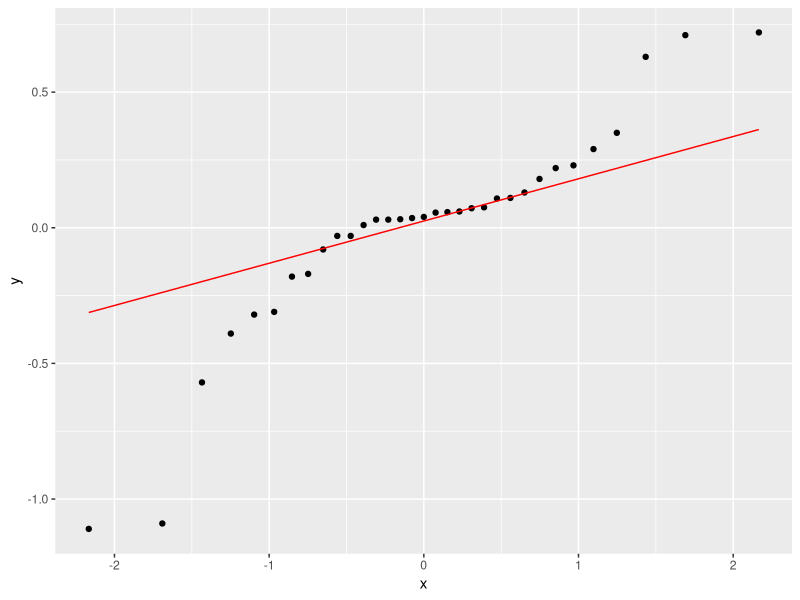

Here is the R script that generated this plot: (Note: this script raises an error after producing the figure.)
## ---- chunk 1
library(tidyverse); library(knitr); library(ggplot2); library(kableExtra); library(readxl); library(dplyr); library(flextable); library(pbkrtest); library(broom)
Resultatskjema <- read_excel("Resultatskjema.xlsx", na = "NA")
Resultatskjema.ITT <- read_excel("Resultatskjema_ITT.xlsx", na = "NA")

# analyse intention to treat TG
itt.tg <- Resultatskjema.ITT %>%
  select(id, group, sex, time, `s-triglyserider`) %>%
  mutate(time = factor(time, levels = c("pre", "post"),
                       labels = c("Pre", "Post")),
         group = factor(group, levels = c("fls", "kon"),
                        labels = c("Intervensjon", "Kontroll"))) %>% 
  pivot_wider(names_from = time,
              values_from = `s-triglyserider`) %>%
  mutate(change.tg.itt = Post - Pre) %>%
  mutate(change.tg.itt.pros = ((Post - Pre) / Pre) * 100) %>%
  group_by(group) %>%
  print()

# sjekker normalfordelingen 
ggplot(itt.tg, aes(sample = change.tg.itt)) + stat_qq() + stat_qq_line(col = "red")

# analyse av endringsscore fra pre til post mellom gruppene
itt.tg.lm <- lm(change.tg.itt ~ group, data = itt.tg)
summary(itt.tg.lm)

# cohens d
cohensD(change.tg.itt ~ group, dat = itt.tg)

# sjekker for kovariat
itt.tg.lm.co. <- lm(change.tg.itt ~ group + sex + Pre, data = itt.tg)
summary(itt.tg.lm.co.)

itt.tg.lm.co.pre <- lm(change.tg.itt ~ group + Pre, data = itt.tg)
summary(itt.tg.lm.co.pre)

itt.tg.lm.co.sex <- lm(change.tg.itt ~ group + sex, data = itt.tg)
summary(itt.tg.lm.co.sex)

# lager et datasett med gjennomsnittsverdier av endring for bruk i graf
mean.itt.tg <- itt.tg %>%
  summarise(mean.tg = mean(change.tg.itt, na.rm = TRUE),
            sd.tg = sd(change.tg.itt, na.rm = TRUE)) %>%
  print()

# lager et datasett for bruk til individuelle verdier i graf (uten dropped out)
dropout.itt.tg <- itt.tg %>%
  filter(id != "tr031 10541") %>%
  filter(id != "tr031 13404") %>%
  filter(id != "tr031 11421") %>%
  filter(id != "tr031 004") %>%
  filter(id != "tr031 008") %>%
  filter(id != "tr031 001") %>%
  filter(id != "tr031 016") %>%
  drop_na() %>%
  print()

# lager graf
figur.tg.itt <- mean.itt.tg %>%
  ggplot(aes(group, mean.tg, group = group)) + geom_boxplot(width = 0.3, fill = "white", colour = "black") + geom_errorbar(aes(ymin = mean.tg - sd.tg, ymax = mean.tg + sd.tg), width = 0.1) + theme_classic() + geom_point(data = dropout.itt.tg, aes(group, change.tg.itt), size = 2, alpha = 0.4) + labs(x = "Gruppe", y = "Endring i triglyserider (mmol/l)") + geom_hline(yintercept = 0, linetype = "solid", color = "black") + theme(axis.title = element_text(size = 11), axis.text.x = element_text(size = 10), axis.text.y = element_text(size = 10)) + ylim(-1.2, 0.8)

figur.tg.itt
## ---- chunk 2
library(tidyverse); library(knitr); library(ggplot2); library(kableExtra); library(readxl); library(dplyr); library(flextable); library(pbkrtest); library(broom)
Resultatskjema <- read_excel("Gjeldene_analyser/Resultatskjema.xlsx", na = "NA")

# analyse per protocl 1 treningsøkt per uke

# ordner et datasett for grafisk fremstilling med individuelle endringer fra pre til post i prosent og endringsscore for bruk i statistiske tester
pp.tg <- Resultatskjema %>%
  select(id, sex, group, time, `s-triglyserider`) %>%
  filter(id != "tr031 012") %>% 
  filter(id != "tr031 013") %>% 
  filter(id != "tr031 010") %>% 
  filter(id != "tr031 007") %>%
  # fjerner drop out
  filter(id != "tr031 10541") %>%
  filter(id != "tr031 13404") %>%
  filter(id != "tr031 11421") %>%
  filter(id != "tr031 004") %>%
  filter(id != "tr031 008") %>%
  filter(id != "tr031 001") %>%
  filter(id != "tr031 016") %>%
  mutate(time = factor(time, levels = c("pre", "post"),
                       labels = c("Pre", "Post")),
         group = factor(group, levels = c("fls", "kon"),
                        labels = c("Intervensjon", "Kontroll"))) %>% 
  pivot_wider(names_from = time,
              values_from = `s-triglyserider`) %>%
  mutate(change.tg.pp = Post - Pre) %>%
  mutate(change.tg.pp.pros = ((Post - Pre)/ Pre) * 100) %>%
  group_by(group) %>%
  print()

# sjekker normalfordelingen 
ggplot(pp.tg, aes(sample = change.tg.pp)) + stat_qq() + stat_qq_line(col = "red")

# analyse av endringsscore fra pre til post mellom gruppene
pp.tg.lm <- lm(change.tg.pp ~ group, data = pp.tg)
summary(pp.tg.lm)

# cohens d
cohensD(change.tg.pp ~ group, dat = pp.tg)

# sjekker for kovariat
pp.tg.lm.co <- lm(change.tg.pp ~ group + sex + Pre, data = pp.tg)
summary(pp.tg.lm.co)

pp.tg.lm.co.pre <- lm(change.tg.pp ~ group + Pre, data = pp.tg)
summary(pp.tg.lm.co.pre)

pp.tg.lm.co.sex <- lm(change.tg.pp ~ group + sex + Pre, data = pp.tg)
summary(pp.tg.lm.co.sex)

# lager et datasett med gjennomsnittsverdier av prosentvis endring for bruk i graf
mean.pp.tg <- pp.tg %>%
  summarise(mean.tg.pp = mean(change.tg.pp, na.rm = TRUE),
            sd.tg.pp = sd(change.tg.pp, na.rm = TRUE)) %>%
  print()

figur.tg.pp <- mean.pp.tg %>%
  ggplot(aes(group, mean.tg.pp, group = group)) + geom_boxplot(width = 0.3, fill = "white", colour = "black") + geom_errorbar(aes(ymin = mean.tg.pp - sd.tg.pp, ymax = mean.tg.pp + sd.tg.pp), width = 0.1) + theme_classic() + geom_point(data = pp.tg, aes(group, change.tg.pp), size = 2, alpha = 0.4) + labs(x = "Gruppe", y = "Endring i triglyserider (mmol/l)") + geom_hline(yintercept = 0, linetype = "solid", color = "black") + theme(axis.title = element_text(size = 11), axis.text.x = element_text(size = 10), axis.text.y = element_text(size = 10)) + ylim(-1.2, 0.8)

figur.tg.pp
## ---- chunk 3
library(tidyverse); library(knitr); library(ggplot2); library(kableExtra); library(readxl); library(dplyr); library(flextable); library(pbkrtest); library(broom); library(ggsignif)
Resultatskjema <- read_excel("Gjeldene_analyser/Resultatskjema.xlsx", na = "NA")

# analyse per protocl 2 treningsøkter per uke

# ordner et datasett for grafisk fremstilling med individuelle endringer fra pre til post i prosent og endringsscore for bruk i statistiske tester
ppm.tg <- Resultatskjema %>%
  select(id, sex, group, time, `s-triglyserider`) %>%
  # filtrerer ut irrelevante datapunkter
  filter(id != "tr031 012") %>% 
  filter(id != "tr031 013") %>% 
  filter(id != "tr031 010") %>% 
  filter(id != "tr031 007") %>% 
  filter(id != "tr031 002") %>% 
  filter(id != "tr031 006") %>% 
  filter(id != "tr031 009") %>% 
  filter(id != "tr031 015") %>%
  filter(id != "tr031 014") %>%
  # fjerner drop out
  filter(id != "tr031 10541") %>%
  filter(id != "tr031 13404") %>%
  filter(id != "tr031 11421") %>%
  filter(id != "tr031 004") %>%
  filter(id != "tr031 008") %>%
  filter(id != "tr031 001") %>%
  filter(id != "tr031 016") %>%
  mutate(time = factor(time, levels = c("pre", "post"),
                       labels = c("Pre", "Post")),
         group = factor(group, levels = c("fls", "kon"),
                        labels = c("Intervensjon", "Kontroll"))) %>% 
  pivot_wider(names_from = time,
              values_from = `s-triglyserider`) %>%
  mutate(change.tg.ppm = Post - Pre) %>%
  mutate(change.tg.pros.ppm = ((Post - Pre)/ Pre) * 100) %>%
  group_by(group) %>%
  print()

# sjekker normalfordelingen 
ggplot(ppm.tg, aes(sample = change.tg.ppm)) + stat_qq() + stat_qq_line(col = "red")

# analyse av endringsscore fra pre til post mellom gruppene
ppm.tg.lm <- lm(change.tg.ppm ~ group, data = ppm.tg)
summary(ppm.tg.lm)

# cohens d
cohensD(change.tg.ppm ~ group, dat = ppm.tg)

# sjekker for kovariat
ppm.tg.lm.co <- lm(change.tg.ppm ~ group + sex + Pre, data = ppm.tg)
summary(ppm.tg.lm.co)

ppm.tg.lm.co.pre <- lm(change.tg.ppm ~ group + Pre, data = ppm.tg)
summary(ppm.tg.lm.co.pre)

ppm.tg.lm.co.sex <- lm(change.tg.ppm ~ group + sex + Pre, data = ppm.tg)
summary(ppm.tg.lm.co.sex)

# lager et datasett med gjennomsnittsverdier av prosentvis endring for bruk i graf
mean.ppm.tg <- ppm.tg %>%
  summarise(mean.tg.ppm = mean(change.tg.ppm, na.rm = TRUE),
            sd.tg.ppm = sd(change.tg.ppm, na.rm = TRUE)) %>%
  print()

figur.tg.ppm <- mean.ppm.tg %>%
  ggplot(aes(group, mean.tg.ppm, group = group)) + geom_boxplot(width = 0.3, fill = "white", colour = "black") + geom_errorbar(aes(ymin = mean.tg.ppm - sd.tg.ppm, ymax = mean.tg.ppm + sd.tg.ppm), width = 0.1) + theme_classic() + geom_point(data = ppm.tg, aes(group, change.tg.ppm), size = 2, alpha = 0.4) + labs(x = "Gruppe", y = "Endring i triglyserider (mmol/l)") + geom_hline(yintercept = 0, linetype = "solid", color = "black") + theme(axis.title = element_text(size = 11), axis.text.x = element_text(size = 10), axis.text.y = element_text(size = 10)) + ylim(-1.2, 0.8)

figur.tg.ppm
## ---- chunk 4
library(tidyverse); library(knitr); library(ggplot2); library(kableExtra); library(readxl); library(dplyr); library(flextable); library(pbkrtest); library(broom)
Resultatskjema <- read_excel("Gjeldene_analyser/Resultatskjema.xlsx", na = "NA")
Resultatskjema.ITT <- read_excel("Gjeldene_analyser/Resultatskjema_ITT.xlsx", na = "NA")

# analyse intention to treat HDL
itt.hdl <- Resultatskjema.ITT %>%
  select(id, group, sex, time, `s-hdl`) %>%
  mutate(time = factor(time, levels = c("pre", "post"),
                       labels = c("Pre", "Post")),
         group = factor(group, levels = c("fls", "kon"),
                        labels = c("Intervensjon", "Kontroll"))) %>% 
  pivot_wider(names_from = time,
              values_from = `s-hdl`) %>%
  mutate(change.hdl.itt = Post - Pre) %>%
  mutate(change.hdl.itt.pros = ((Post - Pre) / Pre) * 100) %>%
  group_by(group) %>%
  print()

# sjekker normalfordelingen 
ggplot(itt.hdl, aes(sample = change.hdl.itt)) + stat_qq() + stat_qq_line(col = "red")

# analyse av endringsscore fra pre til post mellom gruppene
itt.hdl.lm <- lm(change.hdl.itt ~ group, data = itt.hdl)
summary(itt.hdl.lm)

# cohens d
cohensD(change.hdl.itt ~ group, dat = itt.hdl)

# sjekker for kovariat
itt.hdl.lm.co. <- lm(change.hdl.itt ~ group + sex + Pre, data = itt.hdl)
summary(itt.hdl.lm.co.)

itt.hdl.lm.co.pre <- lm(change.hdl.itt ~ group + Pre, data = itt.hdl)
summary(itt.hdl.lm.co.pre)

itt.hdl.lm.co.sex <- lm(change.hdl.itt ~ group + sex, data = itt.hdl)
summary(itt.hdl.lm.co.sex)

# lager et datasett med gjennomsnittsverdier av endring for bruk i graf
mean.itt.hdl <- itt.hdl %>%
  summarise(mean.hdl = mean(change.hdl.itt, na.rm = TRUE),
            sd.hdl = sd(change.hdl.itt, na.rm = TRUE)) %>%
  print()

# lager et datasett for bruk til individuelle verdier i graf (uten dropped out)
dropout.itt.hdl <- itt.hdl %>%
  filter(id != "tr031 10541") %>%
  filter(id != "tr031 13404") %>%
  filter(id != "tr031 11421") %>%
  filter(id != "tr031 004") %>%
  filter(id != "tr031 008") %>%
  filter(id != "tr031 001") %>%
  filter(id != "tr031 016") %>%
  drop_na() %>%
  print()

# lager graf
figur.hdl.itt <- mean.itt.hdl %>%
  ggplot(aes(group, mean.hdl, group = group)) + geom_boxplot(width = 0.3, fill = "white", colour = "black") + geom_errorbar(aes(ymin = mean.hdl - sd.hdl, ymax = mean.hdl + sd.hdl), width = 0.1) + theme_classic() + geom_point(data = dropout.itt.hdl, aes(group, change.hdl.itt), size = 2, alpha = 0.4) + labs(x = "Gruppe", y = "Endring i HDL-kolesterol (mmol/l)") + geom_hline(yintercept = 0, linetype = "solid", color = "black") + theme(axis.title = element_text(size = 11), axis.text.x = element_text(size = 10), axis.text.y = element_text(size = 10)) + ylim(-0.45, 0.4)

figur.hdl.itt
## ---- chunk 5
library(tidyverse); library(knitr); library(ggplot2); library(kableExtra); library(readxl); library(dplyr); library(flextable); library(pbkrtest); library(broom)
Resultatskjema <- read_excel("Gjeldene_analyser/Resultatskjema.xlsx", na = "NA")

# analyse per protocl 1 treningsøkt per uke

# ordner et datasett for grafisk fremstilling med individuelle endringer fra pre til post i prosent og endringsscore for bruk i statistiske tester
pp.hdl <- Resultatskjema %>%
  select(id, group, sex, time, `s-hdl`) %>%
  filter(id != "tr031 012") %>% 
  filter(id != "tr031 013") %>% 
  filter(id != "tr031 010") %>% 
  filter(id != "tr031 007") %>%
  # fjerner drop out
  filter(id != "tr031 10541") %>%
  filter(id != "tr031 13404") %>%
  filter(id != "tr031 11421") %>%
  filter(id != "tr031 004") %>%
  filter(id != "tr031 008") %>%
  filter(id != "tr031 001") %>%
  filter(id != "tr031 016") %>%
  mutate(time = factor(time, levels = c("pre", "post"),
                       labels = c("Pre", "Post")),
         group = factor(group, levels = c("fls", "kon"),
                        labels = c("Intervensjon", "Kontroll"))) %>% 
  pivot_wider(names_from = time,
              values_from = `s-hdl`) %>%
  mutate(change.hdl.pp = Post - Pre) %>%
  mutate(change.hdl.pp.pros = ((Post - Pre)/ Pre) * 100) %>%
  group_by(group) %>%
  print()

# sjekker normalfordelingen 
ggplot(pp.hdl, aes(sample = change.hdl.pp)) + stat_qq() + stat_qq_line(col = "red")

# analyse av endringsscore fra pre til post mellom gruppene
pp.hdl.lm <- lm(change.hdl.pp ~ group, data = pp.hdl)
summary(pp.hdl.lm)

# cohens d
cohensD(change.hdl.pp ~ group, dat = pp.hdl)

# sjekker for kovariat
pp.hdl.lm.co <- lm(change.hdl.pp ~ group + sex + Pre, data = pp.hdl)
summary(pp.hdl.lm.co)

pp.hdl.lm.co.pre <- lm(change.hdl.pp ~ group + Pre, data = pp.hdl)
summary(pp.hdl.lm.co.pre)

pp.hdl.lm.co.sex <- lm(change.hdl.pp ~ group + sex + Pre, data = pp.hdl)
summary(pp.hdl.lm.co.sex)

# lager et datasett med gjennomsnittsverdier av prosentvis endring for bruk i graf
mean.pp.hdl <- pp.hdl %>%
  summarise(mean.hdl.pp = mean(change.hdl.pp, na.rm = TRUE),
            sd.hdl.pp = sd(change.hdl.pp, na.rm = TRUE)) %>%
  print()

figur.hdl.pp <- mean.pp.hdl %>%
  ggplot(aes(group, mean.hdl.pp, group = group)) + geom_boxplot(width = 0.3, fill = "white", colour = "black") + geom_errorbar(aes(ymin = mean.hdl.pp - sd.hdl.pp, ymax = mean.hdl.pp + sd.hdl.pp), width = 0.1) + theme_classic() + geom_point(data = pp.hdl, aes(group, change.hdl.pp), size = 2, alpha = 0.4) + labs(x = "Gruppe", y = "Endring i HDL-kolesterol (mmol/l)") + geom_hline(yintercept = 0, linetype = "solid", color = "black") + theme(axis.title = element_text(size = 11), axis.text.x = element_text(size = 10), axis.text.y = element_text(size = 10)) + ylim(-0.45, 0.4)

figur.hdl.pp
## ---- chunk 6
library(tidyverse); library(knitr); library(ggplot2); library(kableExtra); library(readxl); library(dplyr); library(flextable); library(pbkrtest); library(broom); library(ggsignif)
Resultatskjema <- read_excel("Gjeldene_analyser/Resultatskjema.xlsx", na = "NA")

# analyse per protocl 2 treningsøkter per uke

# ordner et datasett for grafisk fremstilling med individuelle endringer fra pre til post i prosent og endringsscore for bruk i statistiske tester
ppm.hdl <- Resultatskjema %>%
  select(id, group, sex, time, `s-hdl`) %>%
  # filtrerer ut irrelevante datapunkter
  filter(id != "tr031 012") %>% 
  filter(id != "tr031 013") %>% 
  filter(id != "tr031 010") %>% 
  filter(id != "tr031 007") %>% 
  filter(id != "tr031 002") %>% 
  filter(id != "tr031 006") %>% 
  filter(id != "tr031 009") %>% 
  filter(id != "tr031 015") %>%
  filter(id != "tr031 014") %>%
  # fjerner drop out
  filter(id != "tr031 10541") %>%
  filter(id != "tr031 13404") %>%
  filter(id != "tr031 11421") %>%
  filter(id != "tr031 004") %>%
  filter(id != "tr031 008") %>%
  filter(id != "tr031 001") %>%
  filter(id != "tr031 016") %>%
  mutate(time = factor(time, levels = c("pre", "post"),
                       labels = c("Pre", "Post")),
         group = factor(group, levels = c("fls", "kon"),
                        labels = c("Intervensjon", "Kontroll"))) %>% 
  pivot_wider(names_from = time,
              values_from = `s-hdl`) %>%
  mutate(change.hdl.ppm = Post - Pre) %>%
  mutate(change.hdl.pros.ppm = ((Post - Pre)/ Pre) * 100) %>%
  group_by(group) %>%
  drop_na() %>%
  print()

# sjekker normalfordelingen 
ggplot(ppm.hdl, aes(sample = change.hdl.ppm)) + stat_qq() + stat_qq_line(col = "red")

# analyse av endringsscore fra pre til post mellom gruppene
ppm.hdl.lm <- lm(change.hdl.ppm ~ group, data = ppm.hdl)
summary(ppm.hdl.lm)

# cohens d
cohensD(change.hdl.ppm ~ group, dat = ppm.hdl)

# sjekker for kovariat
ppm.hdl.lm.co <- lm(change.hdl.ppm ~ group + sex + Pre, data = ppm.hdl)
summary(ppm.hdl.lm.co)

ppm.hdl.lm.co.pre <- lm(change.hdl.ppm ~ group + Pre, data = ppm.hdl)
summary(ppm.hdl.lm.co.pre)

ppm.hdl.lm.co.sex <- lm(change.hdl.ppm ~ group + sex + Pre, data = ppm.hdl)
summary(ppm.hdl.lm.co.sex)

# lager et datasett med gjennomsnittsverdier av prosentvis endring for bruk i graf
mean.ppm.hdl <- ppm.hdl %>%
  summarise(mean.hdl.ppm = mean(change.hdl.ppm, na.rm = TRUE),
            sd.hdl.ppm = sd(change.hdl.ppm, na.rm = TRUE)) %>%
  print()

figur.hdl.ppm <- mean.ppm.hdl %>%
  ggplot(aes(group, mean.hdl.ppm, group = group)) + geom_boxplot(width = 0.3, fill = "white", colour = "black") + geom_errorbar(aes(ymin = mean.hdl.ppm - sd.hdl.ppm, ymax = mean.hdl.ppm + sd.hdl.ppm), width = 0.1) + theme_classic() + geom_point(data = ppm.hdl, aes(group, change.hdl.ppm), size = 2, alpha = 0.4) + labs(x = "Gruppe", y = "Endring i HDL-koleserol (mmol/l)") + geom_hline(yintercept = 0, linetype = "solid", color = "black") + theme(axis.title = element_text(size = 11), axis.text.x = element_text(size = 10), axis.text.y = element_text(size = 10)) + ylim(-0.45, 0.4)

figur.hdl.ppm
## ---- chunk 7
library(tidyverse); library(knitr); library(ggplot2); library(kableExtra); library(readxl); library(dplyr); library(flextable); library(pbkrtest); library(broom)
Resultatskjema <- read_excel("Gjeldene_analyser/Resultatskjema.xlsx", na = "NA")
Resultatskjema.ITT <- read_excel("Gjeldene_analyser/Resultatskjema_ITT.xlsx", na = "NA")

# analyse intention to treat HDL
itt.ldl <- Resultatskjema.ITT %>%
  select(id, group, sex, time, `s-ldl`) %>%
  mutate(time = factor(time, levels = c("pre", "post"),
                       labels = c("Pre", "Post")),
         group = factor(group, levels = c("fls", "kon"),
                        labels = c("Intervensjon", "Kontroll"))) %>% 
  pivot_wider(names_from = time,
              values_from = `s-ldl`) %>%
  mutate(change.ldl.itt = Post - Pre) %>%
  mutate(change.ldl.itt.pros = ((Post - Pre) / Pre) * 100) %>%
  group_by(group) %>%
  print()

# sjekker normalfordelingen 
ggplot(itt.ldl, aes(sample = change.ldl.itt)) + stat_qq() + stat_qq_line(col = "red")

# analyse av endringsscore fra pre til post mellom gruppene
itt.ldl.lm <- lm(change.ldl.itt ~ group, data = itt.ldl)
summary(itt.ldl.lm)

# cohens d
cohensD(change.ldl.itt ~ group, dat = itt.ldl)

# sjekker for kovariat
itt.ldl.lm.co. <- lm(change.ldl.itt ~ group + sex + Pre, data = itt.ldl)
summary(itt.ldl.lm.co.)

itt.ldl.lm.co.pre <- lm(change.ldl.itt ~ group + Pre, data = itt.ldl)
summary(itt.ldl.lm.co.pre)

itt.ldl.lm.co.sex <- lm(change.ldl.itt ~ group + sex, data = itt.ldl)
summary(itt.ldl.lm.co.sex)

# lager et datasett med gjennomsnittsverdier av endring for bruk i graf
mean.itt.ldl <- itt.ldl %>%
  summarise(mean.ldl = mean(change.ldl.itt, na.rm = TRUE),
            sd.ldl = sd(change.ldl.itt, na.rm = TRUE)) %>%
  print()

# lager et datasett for bruk til individuelle verdier i graf (uten dropped out)
dropout.itt.ldl <- itt.ldl %>%
  filter(id != "tr031 10541") %>%
  filter(id != "tr031 13404") %>%
  filter(id != "tr031 11421") %>%
  filter(id != "tr031 004") %>%
  filter(id != "tr031 008") %>%
  filter(id != "tr031 001") %>%
  filter(id != "tr031 016") %>%
  drop_na() %>%
  print()

# lager graf
figur.ldl.itt <- mean.itt.ldl %>%
  ggplot(aes(group, mean.ldl, group = group)) + geom_boxplot(width = 0.3, fill = "white", colour = "black") + geom_errorbar(aes(ymin = mean.ldl - sd.ldl, ymax = mean.ldl + sd.ldl), width = 0.1) + theme_classic() + geom_point(data = dropout.itt.ldl, aes(group, change.ldl.itt), size = 2, alpha = 0.4) + labs(x = "Gruppe", y = "Endring i LDL-kolesterol (mmol/l)") + geom_hline(yintercept = 0, linetype = "solid", color = "black") + theme(axis.title = element_text(size = 11), axis.text.x = element_text(size = 10), axis.text.y = element_text(size = 10)) + ylim(-0.5, 2)

figur.ldl.itt
## ---- chunk 8
library(tidyverse); library(knitr); library(ggplot2); library(kableExtra); library(readxl); library(dplyr); library(flextable); library(pbkrtest); library(broom)
Resultatskjema <- read_excel("Resultatskjema.xlsx")

# analyse per protocl 1 treningsøkt per uke

# ordner et datasett for grafisk fremstilling med individuelle endringer fra pre til post i prosent og endringsscore for bruk i statistiske tester
pp.ldl <- Resultatskjema %>%
  select(id, group, sex, time, `s-ldl`) %>%
  filter(id != "tr031 012") %>% 
  filter(id != "tr031 013") %>% 
  filter(id != "tr031 010") %>% 
  filter(id != "tr031 007") %>%
  # fjerner drop out
  filter(id != "tr031 10541") %>%
  filter(id != "tr031 13404") %>%
  filter(id != "tr031 11421") %>%
  filter(id != "tr031 004") %>%
  filter(id != "tr031 008") %>%
  filter(id != "tr031 001") %>%
  filter(id != "tr031 016") %>%
  mutate(time = factor(time, levels = c("pre", "post"),
                       labels = c("Pre", "Post")),
         group = factor(group, levels = c("fls", "kon"),
                        labels = c("Intervensjon", "Kontroll"))) %>% 
  pivot_wider(names_from = time,
              values_from = `s-ldl`) %>%
  mutate(change.ldl.pp = Post - Pre) %>%
  mutate(change.ldl.pp.pros = ((Post - Pre)/ Pre) * 100) %>%
  group_by(group) %>%
  print()

# sjekker normalfordelingen 
ggplot(pp.ldl, aes(sample = change.ldl.pp)) + stat_qq() + stat_qq_line(col = "red")

# analyse av endringsscore fra pre til post mellom gruppene
pp.ldl.lm <- lm(change.ldl.pp ~ group, data = pp.ldl)
summary(pp.ldl.lm)

# cohens d
cohensD(change.ldl.pp ~ group, dat = pp.ldl)

# sjekker for kovariat
pp.ldl.lm.co <- lm(change.ldl.pp ~ group + sex + Pre, data = pp.ldl)
summary(pp.ldl.lm.co)

pp.ldl.lm.co.pre <- lm(change.ldl.pp ~ group + Pre, data = pp.ldl)
summary(pp.ldl.lm.co.pre)

pp.ldl.lm.co.sex <- lm(change.ldl.pp ~ group + sex + Pre, data = pp.ldl)
summary(pp.ldl.lm.co.sex)

# lager et datasett med gjennomsnittsverdier av prosentvis endring for bruk i graf
mean.pp.ldl <- pp.ldl %>%
  summarise(mean.ldl.pp = mean(change.ldl.pp, na.rm = TRUE),
            sd.ldl.pp = sd(change.ldl.pp, na.rm = TRUE)) %>%
  print()

figur.ldl.pp <- mean.pp.ldl %>%
  ggplot(aes(group, mean.ldl.pp, group = group)) + geom_boxplot(width = 0.3, fill = "white", colour = "black") + geom_errorbar(aes(ymin = mean.ldl.pp - sd.ldl.pp, ymax = mean.ldl.pp + sd.ldl.pp), width = 0.1) + theme_classic() + geom_point(data = pp.ldl, aes(group, change.ldl.pp), size = 2, alpha = 0.4) + labs(x = "Gruppe", y = "Endring i LDL-kolesterol (mmol/l)") + geom_hline(yintercept = 0, linetype = "solid", color = "black") + theme(axis.title = element_text(size = 11), axis.text.x = element_text(size = 10), axis.text.y = element_text(size = 10)) + ylim(-0.5, 2)

figur.ldl.pp
## ---- chunk 9
library(tidyverse); library(knitr); library(ggplot2); library(kableExtra); library(readxl); library(dplyr); library(flextable); library(pbkrtest); library(broom); library(ggsignif)
Resultatskjema <- read_excel("Gjeldene_analyser/Resultatskjema.xlsx", na = "NA")

# analyse per protocl 2 treningsøkter per uke

# ordner et datasett for grafisk fremstilling med individuelle endringer fra pre til post i prosent og endringsscore for bruk i statistiske tester
ppm.ldl <- Resultatskjema %>%
  select(id, group, sex, time, `s-ldl`) %>%
  # filtrerer ut irrelevante datapunkter
  filter(id != "tr031 012") %>% 
  filter(id != "tr031 013") %>% 
  filter(id != "tr031 010") %>% 
  filter(id != "tr031 007") %>% 
  filter(id != "tr031 002") %>% 
  filter(id != "tr031 006") %>% 
  filter(id != "tr031 009") %>% 
  filter(id != "tr031 015") %>%
  filter(id != "tr031 014") %>%
  # fjerner drop out
  filter(id != "tr031 10541") %>%
  filter(id != "tr031 13404") %>%
  filter(id != "tr031 11421") %>%
  filter(id != "tr031 004") %>%
  filter(id != "tr031 008") %>%
  filter(id != "tr031 001") %>%
  filter(id != "tr031 016") %>%
  mutate(time = factor(time, levels = c("pre", "post"),
                       labels = c("Pre", "Post")),
         group = factor(group, levels = c("fls", "kon"),
                        labels = c("Intervensjon", "Kontroll"))) %>% 
  pivot_wider(names_from = time,
              values_from = `s-ldl`) %>%
  mutate(change.ldl.ppm = Post - Pre) %>%
  mutate(change.ldl.pros.ppm = ((Post - Pre)/ Pre) * 100) %>%
  group_by(group) %>%
  print()

# sjekker normalfordelingen 
ggplot(ppm.ldl, aes(sample = change.ldl.ppm)) + stat_qq() + stat_qq_line(col = "red")

# analyse av endringsscore fra pre til post mellom gruppene
ppm.ldl.lm <- lm(change.ldl.ppm ~ group, data = ppm.ldl)
summary(ppm.ldl.lm)

# cohens d
cohensD(change.ldl.ppm ~ group, dat = ppm.ldl)

# sjekker for kovariat
ppm.ldl.lm.co <- lm(change.ldl.ppm ~ group + sex + Pre, data = ppm.ldl)
summary(ppm.ldl.lm.co)

ppm.ldl.lm.co.pre <- lm(change.ldl.ppm ~ group + Pre, data = ppm.ldl)
summary(ppm.ldl.lm.co.pre)

ppm.ldl.lm.co.sex <- lm(change.ldl.ppm ~ group + sex + Pre, data = ppm.ldl)
summary(ppm.ldl.lm.co.sex)

# lager et datasett med gjennomsnittsverdier av prosentvis endring for bruk i graf
mean.ppm.ldl <- ppm.ldl %>%
  summarise(mean.ldl.ppm = mean(change.ldl.ppm, na.rm = TRUE),
            sd.ldl.ppm = sd(change.ldl.ppm, na.rm = TRUE)) %>%
  print()

figur.ldl.ppm <- mean.ppm.ldl %>%
  ggplot(aes(group, mean.ldl.ppm, group = group)) + geom_boxplot(width = 0.3, fill = "white", colour = "black") + geom_errorbar(aes(ymin = mean.ldl.ppm - sd.ldl.ppm, ymax = mean.ldl.ppm + sd.ldl.ppm), width = 0.1) + theme_classic() + geom_point(data = ppm.ldl, aes(group, change.ldl.ppm), size = 2, alpha = 0.4) + labs(x = "Gruppe", y = "Endring i LDL-koleserol (mmol/l)") + geom_hline(yintercept = 0, linetype = "solid", color = "black") + theme(axis.title = element_text(size = 11), axis.text.x = element_text(size = 10), axis.text.y = element_text(size = 10)) + ylim(-0.5, 2)

figur.ldl.ppm
## ---- chunk 10
library(cowplot)
plot_grid(figur.tg.itt, figur.tg.pp, figur.tg.ppm, figur.hdl.itt, figur.hdl.pp, figur.hdl.ppm, figur.ldl.itt, figur.ldl.pp, figur.ldl.ppm, labels = c('A', 'B', 'C'))
